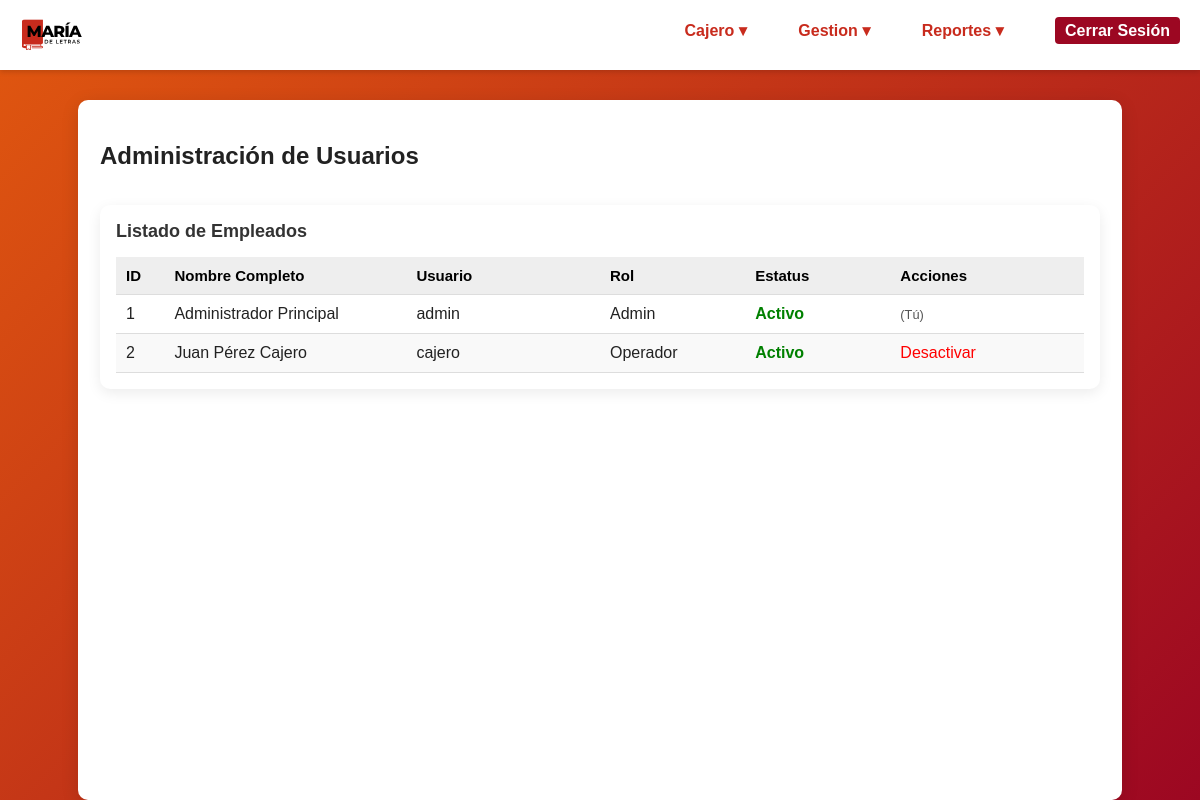
/usuarios.php (signed in), run on the app's committed database.
### tables this page shows
CREATE TABLE usuarios (
    id INT AUTO_INCREMENT PRIMARY KEY,
    nombre_completo VARCHAR(100) NOT NULL,
    username VARCHAR(50) NOT NULL UNIQUE,
    password VARCHAR(255) NOT NULL,  
    rol ENUM('admin', 'operador') NOT NULL DEFAULT 'operador',
    activo TINYINT(1) DEFAULT 1,
    created_at DATETIME DEFAULT CURRENT_TIMESTAMP
);

### usuarios.php (the view, shortened to what this page needs)
<?php
require_once 'config/db.php';
$resultado = $mysqli->query("SELECT id, nombre_completo, username, rol, activo FROM usuarios ORDER BY id ASC");
$usuarios_db = [];
while ($row = $resultado->fetch_assoc()) {
    $usuarios_db[] = $row;
}
?>
<!doctype html>
<html lang="es">
  <head>
    <link rel="stylesheet" href="css/styles.css">
  </head>
  <body>
    <div class="navbar">
        <div class="navbar-logo">
            <img src="assets/img/logo-maria-de-letras_v2.svg" alt="Logo">
        </div>
        <div class="navbar-menu" id="navbar-menu">
            <div class="dropdown">
                <button class="dropbtn">Cajero ▾</button>
            </div>
            <?php if (isset($_SESSION['user']['rol']) && $_SESSION['user']['rol'] === 'admin'): ?>
                <div class="dropdown">
                    <button class="dropbtn">Gestion ▾</button>
                </div>
                <div class="dropdown">
                    <button class="dropbtn">Reportes ▾</button>
                </div>
            <?php endif; ?>
            <a href="includes/logout.php" class="cerrar-sesion">Cerrar Sesión</a>
        </div>
    </div>
    <div class="container main-content">
        <div class="flex-between mb-15">
            <h2>Administración de Usuarios</h2>
        </div>
        <div class="card">
            <h3>Listado de Empleados</h3>
            <table>
                <thead>
                    <tr>
                        <th class="col-5">ID</th>
                        <th class="col-25">Nombre Completo</th>
                        <th class="col-20">Usuario</th>
                        <th class="col-15">Rol</th>
                        <th class="col-15">Estatus</th>
                        <th class="col-20">Acciones</th>
                    </tr>
                </thead>
                <tbody>
                    <?php if (empty($usuarios_db)): ?>
                        <tr><td colspan="6" style="text-align:center;">No hay usuarios registrados.</td></tr>
                    <?php else: ?>
                        <?php foreach ($usuarios_db as $u): ?>
                        <tr>
                            <td><?php echo $u['id']; ?></td>
                            <td><?php echo htmlspecialchars($u['nombre_completo']); ?></td>
                            <td><?php echo htmlspecialchars($u['username']); ?></td>
                            <td><?php echo ucfirst($u['rol']); ?></td>
                            <td>
                                <?php if ($u['activo'] == 1): ?>
                                    <span style="color: green; font-weight: bold;">Activo</span>
                                <?php else: ?>
                                    <span style="color: gray;">Inactivo</span>
                                <?php endif; ?>
                            </td>
                            <td>
                                <?php if ($u['id'] != $_SESSION['user']['id']): ?>
                                    <?php if ($u['activo'] == 1): ?>
                                        <a href="usuarios.php?action=baja&id=<?php echo $u['id']; ?>"
                                           onclick="return confirm('¿Seguro que deseas desactivar este usuario?');"
                                           style="color: red; text-decoration: none;">
                                           Desactivar
                                        </a>
                                    <?php else: ?>
                                        <span style="color: #999;">Baja</span>
                                    <?php endif; ?>
                                <?php else: ?>
                                    <span style="font-size: 0.8em; color: #555;">(Tú)</span>
                                <?php endif; ?>
                            </td>
                        </tr>
                        <?php endforeach; ?>
                    <?php endif; ?>
                </tbody>
            </table>
        </div>
    </div>
  </body>
</html>

### css/styles.css (style rules this page uses)
body { font-family: Arial, Helvetica, sans-serif; background: linear-gradient(135deg, #E1580F, #9C0722); margin: 0; display: flex; justify-content: center; background-attachment: fixed; color: #222; min-height: 100vh; }
.container { width: 100%; max-width: 450px; background: #fff; padding: 22px; border-radius: 10px; box-shadow: 0 4px 18px rgba(0, 0, 0, 0.12); }
.main-content { max-width: 1000px; margin-top: 100px; width: 100%; }
.mb-15 { margin-bottom: 15px; }
.flex-between { display: flex; justify-content: space-between; align-items: center; }
.col-5 { width: 5%; }
.col-15 { width: 15%; }
.col-20 { width: 20%; }
.col-25 { width: 25%; }
.cerrar-sesion { background-color: #9C0722; padding: 5px 10px; border-radius: 4px; color: white !important; text-decoration: none; }
.btn, button { margin-right: 15px; margin-bottom: 10px; }
.navbar { position: fixed; top: 0; left: 0; width: 100%; height: 70px; background: #fff; display: flex; align-items: center; justify-content: space-between; padding: 0 20px; box-shadow: 0 2px 5px rgba(0, 0, 0, 0.15); z-index: 1000; box-sizing: border-box; }
.navbar-logo img { height: 40px; }
.navbar-menu a { margin-left: 16px; text-decoration: none; font-weight: bold; color: #C82B1D; }
.card { background: #fff; padding: 16px; border-radius: 10px; margin: 12px 0; box-shadow: 0 4px 14px rgba(0, 0, 0, 0.08); }
.card h3 { margin: 0 0 15px 0; font-size: 18px; color: #333; }
table { width: 100%; border-collapse: collapse; margin-top: 12px; }
th, td { padding: 10px; border-bottom: 1px solid #ddd; }
th { background: #f8f8f8; font-size: 15px; color: #333; text-align: left; }
.dropdown { position: relative; display: inline-block; }
.dropbtn { background-color: transparent; color: #C82B1D; padding: 10px 16px; font-size: 16px; border: none; cursor: pointer; font-weight: bold; font-family: inherit; }
table tr:nth-child(even) { background-color: #f9f9f9; }
table th { background-color: #eee; color: #000; font-weight: bold; }

### data on the page
usuarios: id "1", nombre_completo "Administrador Principal", username "admin", rol "Admin", activo "Activo", shows "(Tú)"
usuarios: id "2", nombre_completo "Juan Pérez Cajero", username "cajero", rol "Operador", activo "Activo"
